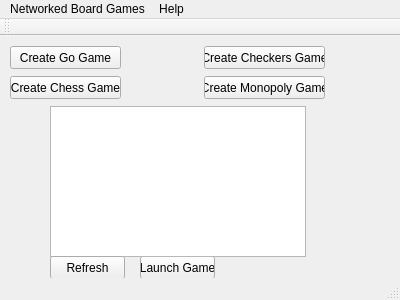
<?xml version="1.0" encoding="UTF-8"?>
<ui version="4.0">
 <class>MainWindow</class>
 <widget class="QMainWindow" name="MainWindow">
  <property name="geometry">
   <rect>
    <x>0</x>
    <y>0</y>
    <width>400</width>
    <height>300</height>
   </rect>
  </property>
  <property name="windowTitle">
   <string>MainWindow</string>
  </property>
  <widget class="QWidget" name="centralWidget">
   <widget class="QPushButton" name="pushButton">
    <property name="geometry">
     <rect>
      <x>140</x>
      <y>220</y>
      <width>75</width>
      <height>23</height>
     </rect>
    </property>
    <property name="text">
     <string>Launch Game</string>
    </property>
   </widget>
   <widget class="QListWidget" name="listWidget">
    <property name="geometry">
     <rect>
      <x>50</x>
      <y>70</y>
      <width>256</width>
      <height>151</height>
     </rect>
    </property>
   </widget>
   <widget class="QPushButton" name="pushButton_2">
    <property name="geometry">
     <rect>
      <x>10</x>
      <y>40</y>
      <width>111</width>
      <height>23</height>
     </rect>
    </property>
    <property name="text">
     <string>Create Chess Game</string>
    </property>
   </widget>
   <widget class="QPushButton" name="pushButton_3">
    <property name="geometry">
     <rect>
      <x>10</x>
      <y>10</y>
      <width>111</width>
      <height>23</height>
     </rect>
    </property>
    <property name="text">
     <string>Create Go Game</string>
    </property>
   </widget>
   <widget class="QPushButton" name="pushButton_4">
    <property name="geometry">
     <rect>
      <x>204</x>
      <y>40</y>
      <width>121</width>
      <height>23</height>
     </rect>
    </property>
    <property name="text">
     <string>Create Monopoly Game</string>
    </property>
   </widget>
   <widget class="QPushButton" name="pushButton_5">
    <property name="geometry">
     <rect>
      <x>204</x>
      <y>10</y>
      <width>121</width>
      <height>23</height>
     </rect>
    </property>
    <property name="text">
     <string>Create Checkers Game</string>
    </property>
   </widget>
   <widget class="QPushButton" name="pushButton_6">
    <property name="geometry">
     <rect>
      <x>50</x>
      <y>220</y>
      <width>75</width>
      <height>23</height>
     </rect>
    </property>
    <property name="text">
     <string>Refresh</string>
    </property>
   </widget>
  </widget>
  <widget class="QMenuBar" name="menuBar">
   <property name="geometry">
    <rect>
     <x>0</x>
     <y>0</y>
     <width>400</width>
     <height>21</height>
    </rect>
   </property>
   <widget class="QMenu" name="menuNetworked_Board_Games">
    <property name="title">
     <string>Networked Board Games</string>
    </property>
   </widget>
   <widget class="QMenu" name="menuHelp">
    <property name="title">
     <string>Help</string>
    </property>
   </widget>
   <addaction name="menuNetworked_Board_Games"/>
   <addaction name="menuHelp"/>
  </widget>
  <widget class="QToolBar" name="mainToolBar">
   <attribute name="toolBarArea">
    <enum>TopToolBarArea</enum>
   </attribute>
   <attribute name="toolBarBreak">
    <bool>false</bool>
   </attribute>
  </widget>
  <widget class="QStatusBar" name="statusBar"/>
 </widget>
 <layoutdefault spacing="6" margin="11"/>
 <resources/>
 <connections/>
</ui>
